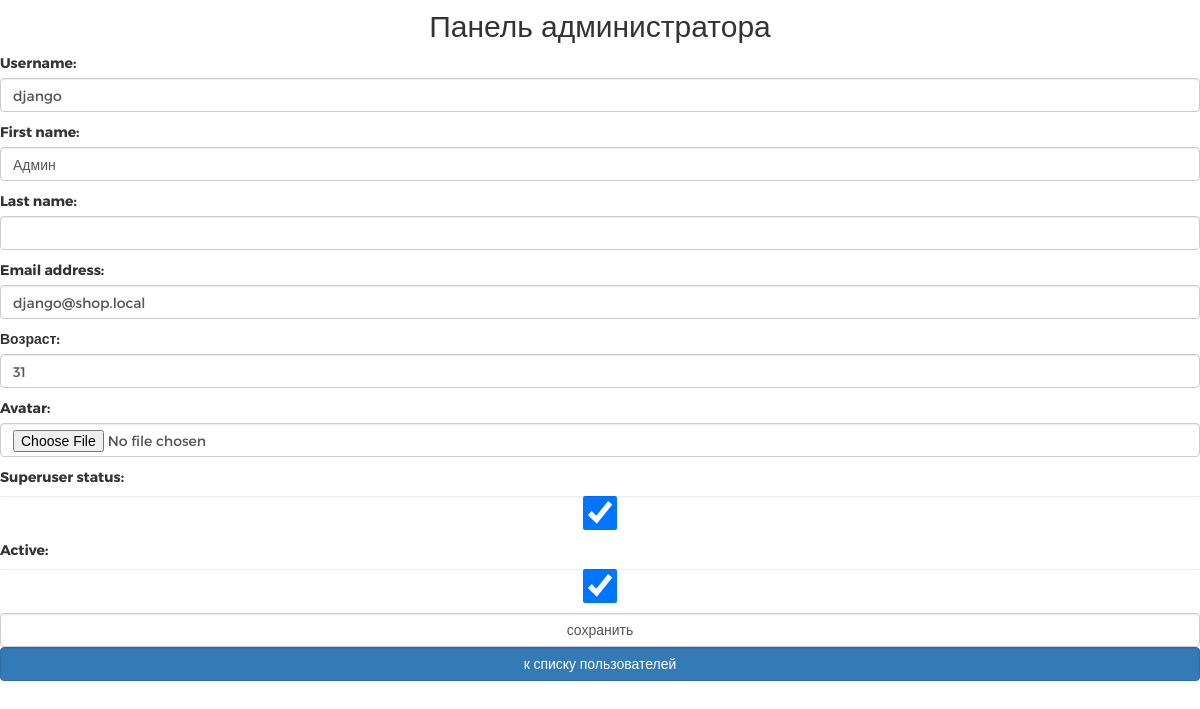
Screenshot of /myadmin/shopuser/update/1/ (signed in) with the database file from the repository.
### authapp/models.py (models this page shows, shortened)
class ShopUser(AbstractUser):
    avatar = models.ImageField(upload_to='users_avatar',
                               blank=True)
    age = models.PositiveIntegerField(verbose_name='возраст', default=18)
    activation_key = models.CharField(verbose_name='ключ подтверждения',
                                      max_length=128,
                                      blank=True)
    activation_key_expires = models.DateTimeField(verbose_name='актуальность ключа',
                                                  default=(now() + timedelta(hours=48)))

### adminapp/views.py (the view)
# urls.py: re_path(r'^shopuser/update/(?P<pk>\d+)/$', adminapp.shopuser_update, name='shopuser_update'),
@user_passes_test (lambda x: x.is_superuser)
def shopuser_update(request, pk):
    user = get_object_or_404(ShopUser, pk=pk)
    if request.method == 'POST':
        form = ShopUserAdminUpdateForm(request.POST, request.FILES, instance=user)
        if form.is_valid():
            form.save()
            return HttpResponseRedirect(reverse('myadmin:index'))
    else:
        form=ShopUserAdminUpdateForm(instance=user)
    content = {
        'title': 'администрирование/редактирование пользователя',
        'form': form,
    }
    return render(request, 'adminapp/shopuser_update.html', content)

### adminapp/forms.py (shortened to what this page needs)
class ShopUserAdminUpdateForm(UserChangeForm):
    class Meta:
        model = ShopUser
        fields = ('username', 'first_name', 'last_name', 'email',
                  'age', 'avatar', 'password', 'is_superuser', 'is_active')
    def __init__(self, *args, **kwargs):
        super().__init__(*args, **kwargs)
        for field_name, field in self.fields.items():
            field.widget.attrs['class'] = 'form-control'
            field.help_text = ''
            if field_name == 'password':
                field.widget = HiddenInput()

### mainapp/context_processors.py (called while the page is built)
def basket(request):
    print('context processor basket works')
    basket = []
    if request.user.is_authenticated:
        basket = request.user.basket.select_related()
    return {
        'basket': basket,
    }

### adminapp/templates/adminapp/shopuser_update.html (shortened to what this page needs)
{% extends 'adminapp/base.html' %}
{% load static %}
{% block container %}
    <form class="form-horizontal" method="post" enctype="multipart/form-data">
        {{ form.as_p }}
        <input class="form-control" type="submit" value="сохранить">
    </form>
    <a href="{% url 'myadmin:index' %}"
       class="btn btn-primary form-control last">
        к списку пользователей
    </a>
{% endblock %}

### static/css/style_admin.css (style rules this page uses)
* { margin: 0; padding: 0; }
body { font-family: 'Montserrat', sans-serif; }
html, body { height: 100%; }

### rows the page displays
ShopUser: username "django", first_name "Админ", email "django@shop.local", age "31", is_superuser "☑", is_active "☑"
